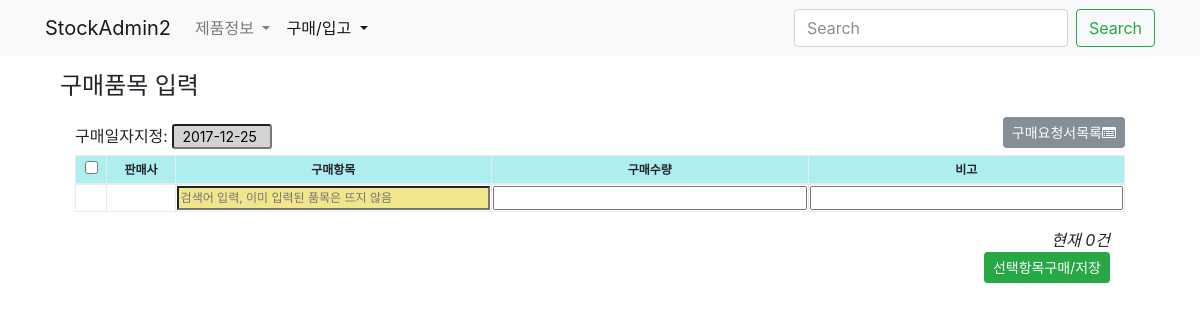
Before: /buy/cart/ with the older database file.
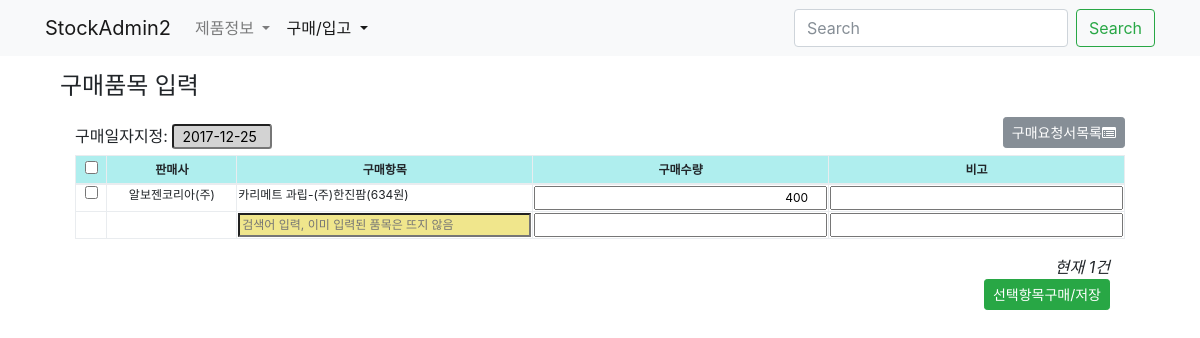
After: the same page with the newer database file.
### buy/models.py (models this page shows, shortened)
class BuyItem(models.Model):
    buy = models.ForeignKey(Buy, null=True, blank=True, on_delete=models.CASCADE)
    buyinfo = models.ForeignKey('product.BuyInfo', on_delete=models.PROTECT)
    amount = models.IntegerField('구매수량')
    comment = models.CharField('비고', max_length=50, blank=True)
    isend = models.BooleanField('구매종결', default=False)
    updated = models.DateTimeField(auto_now=True)
    created = models.DateTimeField(auto_now_add=True)
    objects = BuyItemManager()
    class Meta:
        verbose_name = '구매품목'
        verbose_name_plural = '구매품목'
        unique_together = 'buy', 'buyinfo',
    def __init__(self, *args, **kwargs):
        super(BuyItem, self).__init__(*args, **kwargs)

### product/models.py (models this page shows, shortened)
class BuyInfo(BuyInfoMixin, models.Model):
    slug = models.SlugField('구매코드', unique=True, blank=True)
    product = models.ForeignKey(Product, on_delete=models.CASCADE)
    market = models.ForeignKey(Market, on_delete=models.CASCADE, null=True, blank=True)
    buy_edi_code = models.CharField('보험코드', max_length=50, blank=True, default="")
    date = models.DateField('시작일자', blank=True, default=timezone.now)
    price = models.DecimalField('구매가격', max_digits=50, decimal_places=2, default=0)
    pay_type = models.CharField('급여구분', blank=True, max_length=50, default="")
    pro_type = models.CharField('전문/일반', blank=True, max_length=50, default="")
    active = models.BooleanField('사용중', default=True)
    updated = models.DateTimeField(auto_now=True)
    created = models.DateTimeField(auto_now_add=True)
    objects = BuyInfoManager()
    class Meta:
        verbose_name = '구매정보'
        verbose_name_plural = '구매정보'
        ordering = '-created',
    def __str__(self):
        if self.market and self.product:
            title = "{}-{}({:,.0f}원)".format(self.product.name, self.market.name, self.price)
            return title
        return self.slug

class Product(models.Model):
    name = models.CharField('제품명', max_length=50, unique=True)
    code = models.CharField('제품코드', max_length=50, unique=True)
    edi_code = models.CharField('보험코드', max_length=50, blank=True, default="")
    company = models.CharField('판매사', max_length=50, blank=True, default="")
    std_unit = models.CharField('제품규격', max_length=10, choices=zip(STD_UNITs, STD_UNITs), default="")
    pkg_amount = models.IntegerField('포장수량', default=1)
    etc_class = models.CharField('기타구분', max_length=10, choices=zip(ETC_CLASS, ETC_CLASS), default='일반')
    apply_root = models.CharField('복용방법', max_length=50, blank=True, default="")
    unit = models.CharField('적용단위', max_length=50, blank=True, default="")
    unit_amount = models.CharField('규격단위량', max_length=50, blank=True, default="")
    op_type = models.CharField('마약류구분', blank=True, max_length=50, default="")
    updated = models.DateTimeField(auto_now=True)
    created = models.DateTimeField(auto_now_add=True)
    objects = ProductManager()
    class Meta:
        verbose_name = '제품'
        verbose_name_plural = '제품'
        ordering = '-created',

class Market(models.Model):
    name = models.CharField('도매상명', max_length=50, unique=True)
    tel = models.CharField('전화', max_length=50, blank=True, null=True)
    fax = models.CharField('팩스', max_length=50, blank=True, null=True)
    email = models.EmailField('메일', blank=True, null=True)
    updated = models.DateTimeField(auto_now=True)
    created = models.DateTimeField(auto_now_add=True)
    objects = MarketManager()
    class Meta:
        verbose_name = '거래처'
        verbose_name_plural = '거래처'

### buy/views.py (the view, shortened to what this page needs)
# urls.py: path('cart/', BuyItemCartFormView.as_view(), name='buy-cart'),
class BuyItemCartFormView(FormView):
    form_class = DateForm
    template_name = 'buy/buyitem_cart.html'
    success_url = reverse_lazy('buy:buy-cart')
    def get_context_data(self, **kwargs):
        context = super(BuyItemCartFormView, self).get_context_data(**kwargs)
        qs = BuyItem.objects.filter(buy__isnull=True)
        context['formset'] = BuyItemCartFormSet(self.request.POST or None, queryset=qs)
        return context

### buy/forms.py
class DateForm(forms.Form):
    date = forms.DateField(label='구매일자', initial=timezone.now(), required=False)

### buy/managers.py (called while the page is built)
    def get_queryset(self):
        return BuyItemQuerySet(self.model, using=self._db)

### buy/templates/buy/buyitem_cart.html (shortened to what this page needs)
{% extends "buy/buy_base.html" %}
{% load humanize %}
{% load widget_tweaks %}
{% block buy_header %}
<h4>구매품목 입력</h4>
{% endblock buy_header %}
{% block buy_content %}
<div class="col-12">
<form id="cart-form" method="post" action=".">
    <div class=".datepicker form-row">
        <div class="col-6">
        <label for="{{ form.date.id_for_label }}" class="col-form-label">구매일자지정:</label>
        {% render_field form.date class="form-control-sm datepicker" readonly="true" %}
        </div>
        <div class="col-6 text-right">
            <a class="btn btn-secondary btn-sm" href="{% url 'buy:buy-list' %}">구매요청서목록<i class="fa fa-list-alt" aria-hidden="true"></i>
</a>
        </div>
    </div>
    <table class="table table-bordered table-hover table-sm table-condensed">
        <thead class="thead-default text-center">
            <tr>
                <th><input type="checkbox" class="check-master"></th>
                <th>판매사</th>
                <th>구매항목</th>
                <th>구매수량</th>
                <th>비고</th>
            </tr>
        </thead>
        <tbody>
            {% for buyitem_form in formset %}
            <tr>
                {% if forloop.last %}
                <td></td>
                {% else %}
                <td class="text-center">{{ buyitem_form.selected }}</td>
                {% endif %}
                <td class="text-center">{{ buyitem_form.instance.buyinfo.product.company }} </td>
                {% if not forloop.last %}
                <td>
                    {{ buyitem_form.instance.buyinfo }}{{ buyitem_form.buyinfo }}
                </td>
                {% else %}
                <td>{{ buyitem_form.buyinfo }}{{ buyitem_form.buyinfo_name }}</td>
                {% endif %}
                <td>{{ buyitem_form.amount }}</td>
                <td>{{ buyitem_form.comment }}</td>
            </tr>
            {% endfor %}
        </tbody>
    </table>
    <div class="col-12 text-right">
        <i>현재 {{ formset|length|add:"-1" }}건</i>
    </div>
    <div class="col-12 text-right">
        <button class="btn btn-success btn-sm">선택항목구매/저장</button>
    </div>
</form>
</div>
{% endblock buy_content %}

Changed rows visible on the page:
added BuyItem: instance.buyinfo.product.company "알보젠코리아(주)", instance.buyinfo "카리메트 과립-(주)한진팜(634원)"
Other visible differences:
new list line: "☐ 400 "
text no longer shown: "0"
text now shown: "1"
